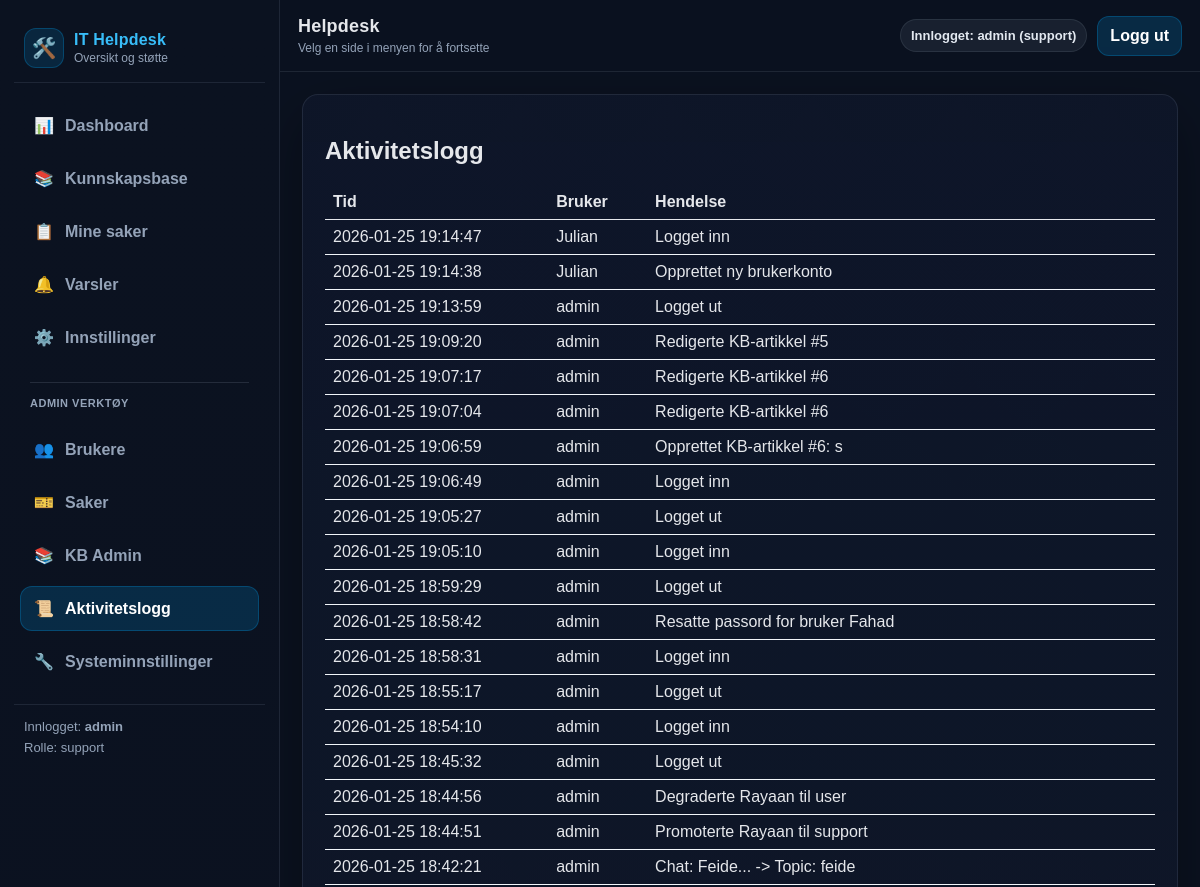
The page /admin/activity (signed in, upper part) on the database as committed earlier.
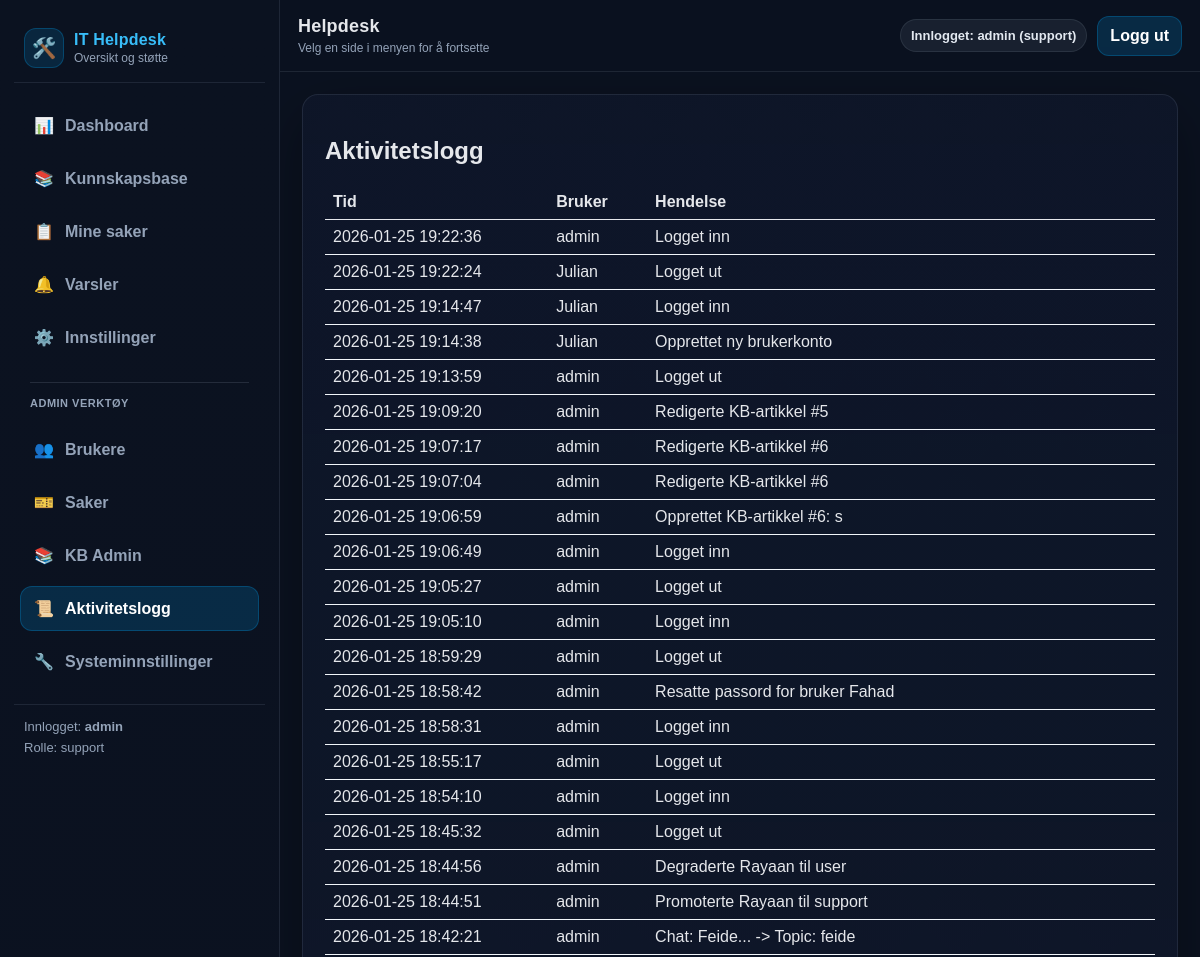
The same page on the database as committed later.
### tables this page shows
CREATE TABLE activity (
            id INTEGER PRIMARY KEY AUTOINCREMENT,
            user TEXT NOT NULL,
            details TEXT NOT NULL,
            created_at TEXT NOT NULL DEFAULT (datetime('now'))
        );

### routes.py (the view)
@bp.route("/admin/activity")
def activity_log():
    user = current_user()
    if not user:
        return redirect(url_for("main.login"))
    if current_role() != "support":
        abort(403)
    try:
        entries = get_activity(200)
    except Exception as e:
        logger.error(f"Activity log error: {e}")
        entries = []
    return render_template("logs.html", log_entries=entries)

### __init__.py (called while the page is built)
def create_app():
    app = Flask(__name__)
    app.config.from_object(Config)
    init_mail(app)
    @app.after_request
    def set_security_headers(response):
        response.headers['X-Content-Type-Options'] = 'nosniff'
        response.headers['X-Frame-Options'] = 'DENY'
        response.headers['X-XSS-Protection'] = '1; mode=block'
        return response
    from .routes import bp
    app.register_blueprint(bp)
    return app

### db.py (called while the page is built)
def count_notifications(user: str) -> int:
    conn = _conn()
    cur = conn.cursor()
    cur.execute("SELECT COUNT(*) AS c FROM notifications WHERE user = ? AND read = 0", (user,))
    row = cur.fetchone()
    conn.close()
    return int(row["c"]) if row else 0

def get_activity(limit: int = 100) -> List[Dict[str, Any]]:
    conn = _conn()
    cur = conn.cursor()
    cur.execute("SELECT * FROM activity ORDER BY id DESC LIMIT ?", (limit,))
    rows = cur.fetchall()
    conn.close()
    return [dict(r) for r in rows]

def _conn() -> sqlite3.Connection:
    DB_PATH.parent.mkdir(parents=True, exist_ok=True)
    conn = sqlite3.connect(DB_PATH)
    conn.row_factory = sqlite3.Row
    return conn

### routes.py (called while the page is built)
def current_user():
    return session.get("user")

def current_role():
    return session.get("role")

@bp.before_app_request
def ensure_db():
    try:
        init_db()
    except Exception as e:
        logger.error(f"Database initialization failed: {e}")

@bp.context_processor
def inject_notification_count():
    if current_user():
        try:
            return {"notif_count": count_notifications(current_user())}
        except Exception:
            return {"notif_count": 0}
    return {"notif_count": 0}

### templates/logs.html
{% extends "base.html" %}
{% block content %}
<div class="card">
  <h2>Aktivitetslogg</h2>
  {% if log_entries and log_entries|length > 0 %}
    <table style="width:100%; border-collapse: collapse;">
      <thead>
        <tr>
          <th style="text-align:left; border-bottom:1px solid #e5e7eb; padding:8px;">Tid</th>
          <th style="text-align:left; border-bottom:1px solid #e5e7eb; padding:8px;">Bruker</th>
          <th style="text-align:left; border-bottom:1px solid #e5e7eb; padding:8px;">Hendelse</th>
        </tr>
      </thead>
      <tbody>
        {% for e in log_entries %}
        <tr>
          <td style="padding:8px; border-bottom:1px solid #f1f5f9;">{{ e.created_at }}</td>
          <td style="padding:8px; border-bottom:1px solid #f1f5f9;">{{ e.user }}</td>
          <td style="padding:8px; border-bottom:1px solid #f1f5f9;">{{ e.details }}</td>
        </tr>
        {% endfor %}
      </tbody>
    </table>
  {% else %}
    <p class="muted">Ingen loggoppføringer.</p>
  {% endif %}
</div>
{% endblock %}

### templates/base.html (shortened to what this page needs)
<!doctype html>
<html lang="no">
  <head>
  </head>
  <body>
    {% set ep = request.endpoint or "" %}
    <div class="app">
      <aside class="sidebar">
        <div class="brand">
          <div class="logo">🛠️</div>
          <div>
            <div class="title">IT Helpdesk</div>
            <div class="subtitle">Oversikt og støtte</div>
          </div>
        </div>
        <nav class="nav">
          <a href="{{ url_for('main.dashboard') }}" class="{% if ep == 'main.dashboard' %}active{% endif %}">
            <span class="icon">📊</span> Dashboard
          </a>
          <a href="{{ url_for('main.kb') }}" class="{% if ep == 'main.kb' %}active{% endif %}">
            <span class="icon">📚</span> Kunnskapsbase
          </a>
          <a href="{{ url_for('main.tickets') }}" class="{% if ep == 'main.tickets' %}active{% endif %}">
            <span class="icon">📋</span> Mine saker
          </a>
          <a href="{{ url_for('main.notifications_page') }}" class="{% if ep == 'main.notifications_page' %}active{% endif %}">
            <span class="icon">🔔</span> Varsler
          </a>
          <a href="{{ url_for('main.settings') }}" class="{% if ep == 'main.settings' %}active{% endif %}">
            <span class="icon">⚙️</span> Innstillinger
          </a>
          {% if session.get("role") == "support" %}
            <div style="margin:14px 10px 10px; padding-top:14px; border-top:1px solid rgba(148,163,184,.18); color:#94a3b8; font-size:11px; font-weight:900; letter-spacing:.5px;">
              ADMIN VERKTØY
            </div>
            <a href="{{ url_for('main.admin_users') }}" class="{% if ep == 'main.admin_users' %}active{% endif %}">
              <span class="icon">👥</span> Brukere
            </a>
            <a href="{{ url_for('main.admin_tickets') }}" class="{% if ep == 'main.admin_tickets' %}active{% endif %}">
              <span class="icon">🎫</span> Saker
            </a>
            <a href="{{ url_for('main.admin_kb') }}" class="{% if ep == 'main.admin_kb' %}active{% endif %}">
              <span class="icon">📚</span> KB Admin
            </a>
            <a href="{{ url_for('main.activity_log') }}" class="{% if ep == 'main.activity_log' %}active{% endif %}">
              <span class="icon">📜</span> Aktivitetslogg
            </a>
            <a href="{{ url_for('main.admin_settings') }}" class="{% if ep == 'main.admin_settings' %}active{% endif %}">
              <span class="icon">🔧</span> Systeminnstillinger
            </a>
          {% endif %}
        </nav>
        <div class="sidebar-footer">
          {% if session.get("user") %}
            Innlogget: <strong>{{ session.get("user") }}</strong>
            <div style="margin-top:6px; color:var(--muted);">
              Rolle: {{ session.get("role") }}
            </div>
          {% else %}
            Ikke innlogget
          {% endif %}
        </div>
      </aside>
      <div class="main">
        <header class="topbar">
          <div class="topbar-left">
            <p class="h1">Helpdesk</p>
            <p class="p">Velg en side i menyen for å fortsette</p>
          </div>
          <div class="topbar-right">
            {% if session.get("user") %}
              <span class="pill">Innlogget: {{ session.get("user") }} ({{ session.get("role") }})</span>
              <a class="btn" href="{{ url_for('main.logout') }}">Logg ut</a>
            {% endif %}
          </div>
        </header>
        <main class="page">
          <div class="content-wrap">
            {% block content %}{% endblock %}
          </div>
        </main>
      </div>
    </div>
  </body>
</html>

### templates/base.html (style rules this page uses)
:root { --bg:#0b1220; --panel:#0f172a; --panel2:#111c33; --border:rgba(148,163,184,.14); --muted:#94a3b8; --text:#e5e7eb; --primary:#0284c7; --primaryHover:#0ea5e9; --sidebarW: 280px; --topbarH: 72px; --radius: 16px; }
* { box-sizing:border-box; }
html, body { height:100%; }
body { margin:0; font-family: Arial, sans-serif; background:var(--bg); color:var(--text); }
.app { min-height:100vh; display:flex; }
.sidebar { width:var(--sidebarW); background:linear-gradient(180deg, #0b1220 0%, #0a1020 100%); border-right:1px solid var(--border); position:fixed; left:0; top:0; bottom:0; padding:18px 14px; overflow:auto; }
.brand { display:flex; align-items:center; gap:10px; padding:10px 10px 14px; border-bottom:1px solid var(--border); margin-bottom:14px; }
.brand .logo { width:40px; height:40px; display:flex; align-items:center; justify-content:center; border-radius:12px; background:rgba(2,132,199,.18); border:1px solid rgba(2,132,199,.35); font-size:20px; }
.brand .title { font-weight:900; letter-spacing:.2px; color:#38bdf8; }
.brand .subtitle { font-size:12px; color:var(--muted); margin-top:2px; }
.nav { display:flex; flex-direction:column; gap:8px; padding:6px 6px; }
.nav a { display:flex; align-items:center; gap:10px; padding:12px 12px; border-radius:12px; text-decoration:none; color:var(--muted); font-weight:800; border:1px solid transparent; }
.nav a.active { background:rgba(2,132,199,.22); border-color:rgba(2,132,199,.35); color:#ffffff; }
.nav .icon { width:22px; display:inline-flex; align-items:center; justify-content:center; opacity:.95; }
.sidebar-footer { margin-top:14px; padding:14px 10px; border-top:1px solid var(--border); color:var(--muted); font-size:13px; }
.main { margin-left:var(--sidebarW); width:calc(100% - var(--sidebarW)); min-height:100vh; display:flex; flex-direction:column; }
.topbar { height:var(--topbarH); position:sticky; top:0; z-index:20; display:flex; align-items:center; justify-content:space-between; padding:14px 18px; background:rgba(11,18,32,.86); backdrop-filter: blur(10px); border-bottom:1px solid var(--border); }
.topbar-left { display:flex; flex-direction:column; gap:4px; }
.topbar-left .h1 { font-size:18px; font-weight:900; margin:0; letter-spacing:.2px; }
.topbar-left .p { margin:0; font-size:12px; color:var(--muted); }
.topbar-right { display:flex; align-items:center; gap:10px; flex-wrap:wrap; justify-content:flex-end; }
.pill { display:inline-flex; align-items:center; gap:8px; padding:8px 10px; border-radius:999px; background:rgba(148,163,184,.10); border:1px solid rgba(148,163,184,.14); color:#e2e8f0; font-weight:800; font-size:13px; white-space:nowrap; }
.btn { display:inline-flex; align-items:center; gap:8px; padding:10px 12px; border-radius:12px; text-decoration:none; font-weight:900; border:1px solid rgba(2,132,199,.35); background:rgba(2,132,199,.22); color:#fff; }
.page { padding:22px 22px 80px; }
.content-wrap { background:linear-gradient(180deg, rgba(15,23,42,.85) 0%, rgba(15,23,42,.65) 100%); border:1px solid rgba(148,163,184,.14); border-radius:var(--radius); padding:22px; box-shadow:0 20px 60px rgba(0,0,0,.35); }

Rows that differ between the two databases and show on the page:
added activity: created_at "2026-01-25 19:22:36", user "admin", details "Logget inn"
added activity: created_at "2026-01-25 19:22:24", user "Julian", details "Logget ut"
